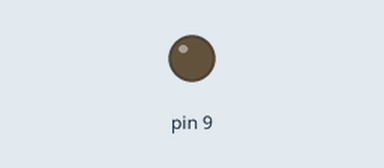
The sketch below on a simulated Arduino Uno, built with avr-gcc and run on an emulated ATmega328P. Parts: output pins drawn as LEDs (lit = HIGH).

Above: at 15.0 s.
At 35.0 s:
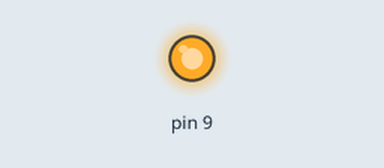
Timing chart, 0 to 52.0 s (numbered marks = the images above):
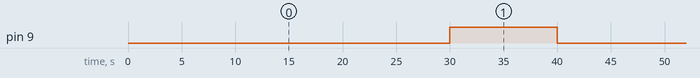

Measured:
- by itself, pin 9: alternates HIGH for 10.0 s and LOW for 30.0 s

The sketch:

Vacuum_Controller.ino.ino
```cpp
/*

A vacuum pump was controlled with an Arduino Uno microcontroller at the duty cycle of 10 s, reoccurring every 30 s to extract condensing fluid on a hydrophilic surface.

Two sets of experiments were performed to characterize the engineered surface in condensation. The setup included a thermoelectric plate
(Custom Thermoelectric, Part # 07111-5L31- 03CL), a heat sink (Digikey, Part # 294-1155-ND), and a brushless fan (Digikey, Part # 259-1541-ND).
A reusable nebulizer (LC Plus® by PARI, Part #: 022F81) was used to imitate the saturated air conditions (mass flow rate 440 mg min−1 , droplet
median diameter 3.8 μm). The condenser surface was placed in proximity to the nebulizer outlet nozzle but was not contained in any enclosure with
the nebulizer. The saturated air flow was positioned tangentially to the condenser surface to reduce the effect of direct droplet deposition. In
this experiment, all condensation tests were purposefully carried out under uncontrolled ambient conditions (∼22 °C, ∼60% RH) to test the
robustness and applicability of the condenser for use in portable medical devices. This setup provided the benefit of direct visual observation
and mass measurement. The experiments were captured on video for timescale observation and comparison. The mass transfer in condensation was
evaluated as the difference in the mass of the surface before and after the condensation experiment. The mass of the dry surface before the
experiment and the surface with condensate on it, after the experiment, was measured with an analytical balance (Denver Instruments, Part #: PI-225D).

Journal Citation:
K. O. Zamuruyev, A. J. Schmidt, E. Borras, M. M. Mccartney, M. Schivo, N. J. Kenyon, J.-P. Delplanque, and C. E. Davis,
“Power-efficient self-cleaning hydrophilic condenser surface for portable exhaled breath condensate (EBC) metabolomic sampling,”
Journal of Breath Research, vol. 12, no. 3, p. 036020, Aug. 2018.

*/

void setup() {

// Initialize digital pin 9 as the output.
pinMode(9, OUTPUT);

}

void loop() {

delay(30000); //delay 30 seconds

for (int i = 0; i < 100; i++) {
  digitalWrite(9, HIGH);           // turn the vacuum pump ON
  delay(10000);                    // keep vacuum on for 10 seconds
  digitalWrite(9, LOW);            // turn the vacuum pump OFF
  delay(30000);                    // keep vacuum off for 30 seconds
}

}

/*

The Portable Exhaled Breath Condensate Sampler is the proprietary property of The Regents of the University of California (“The Regents.”)
Copyright © 2018 The Regents of the University of California, Davis campus. All Rights Reserved.

Redistribution and use in source and binary forms, with or without modification, are permitted by nonprofit, research institutions for research use only, provided that the following conditions are met:
• Redistributions of source code must retain the above copyright notice, this list of conditions and the following disclaimer.
• Redistributions in binary form must reproduce the above copyright notice, this list of conditions and the following disclaimer in the documentation and/or other materials provided with the distribution.
• The name of The Regents may not be used to endorse or promote products derived from this software without specific prior written permission.

The end-user understands that the program was developed for research purposes and is advised not to rely exclusively on the program for any reason.
THE SOFTWARE PROVIDED IS ON AN "AS IS" BASIS, AND THE REGENTS HAS NO OBLIGATION TO PROVIDE MAINTENANCE, SUPPORT, UPDATES, ENHANCEMENTS, OR MODIFICATIONS. THE REGENTS SPECIFICALLY DISCLAIMS ANY EXPRESS OR IMPLIED WARRANTIES, INCLUDING BUT NOT LIMITED TO, THE IMPLIED WARRANTIES OF MERCHANTABILITY, FITNESS FOR A PARTICULAR PURPOSE AND NONINFRINGEMENT. IN NO EVENT SHALL THE REGENTS BE LIABLE TO ANY PARTY FOR DIRECT, INDIRECT, SPECIAL, INCIDENTAL, EXEMPLARY OR CONSEQUENTIAL DAMAGES, INCLUDING BUT NOT LIMITED TO  PROCUREMENT OF SUBSTITUTE GOODS OR SERVICES, LOSS OF USE, DATA OR PROFITS, OR BUSINESS INTERRUPTION, HOWEVER CAUSED AND UNDER ANY THEORY OF LIABILITY WHETHER IN CONTRACT, STRICT LIABILITY OR TORT (INCLUDING NEGLIGENCE OR OTHERWISE) ARISING IN ANY WAY OUT OF THE USE OF THIS SOFTWARE AND ITS DOCUMENTATION, EVEN IF ADVISED OF THE POSSIBILITY OF SUCH DAMAGE.
If you do not agree to these terms, do not download or use the software.  This license may be modified only in a writing signed by authorized signatory of both parties.
For commercial license information please contact copyright@ucdavis.edu.

 */
```
